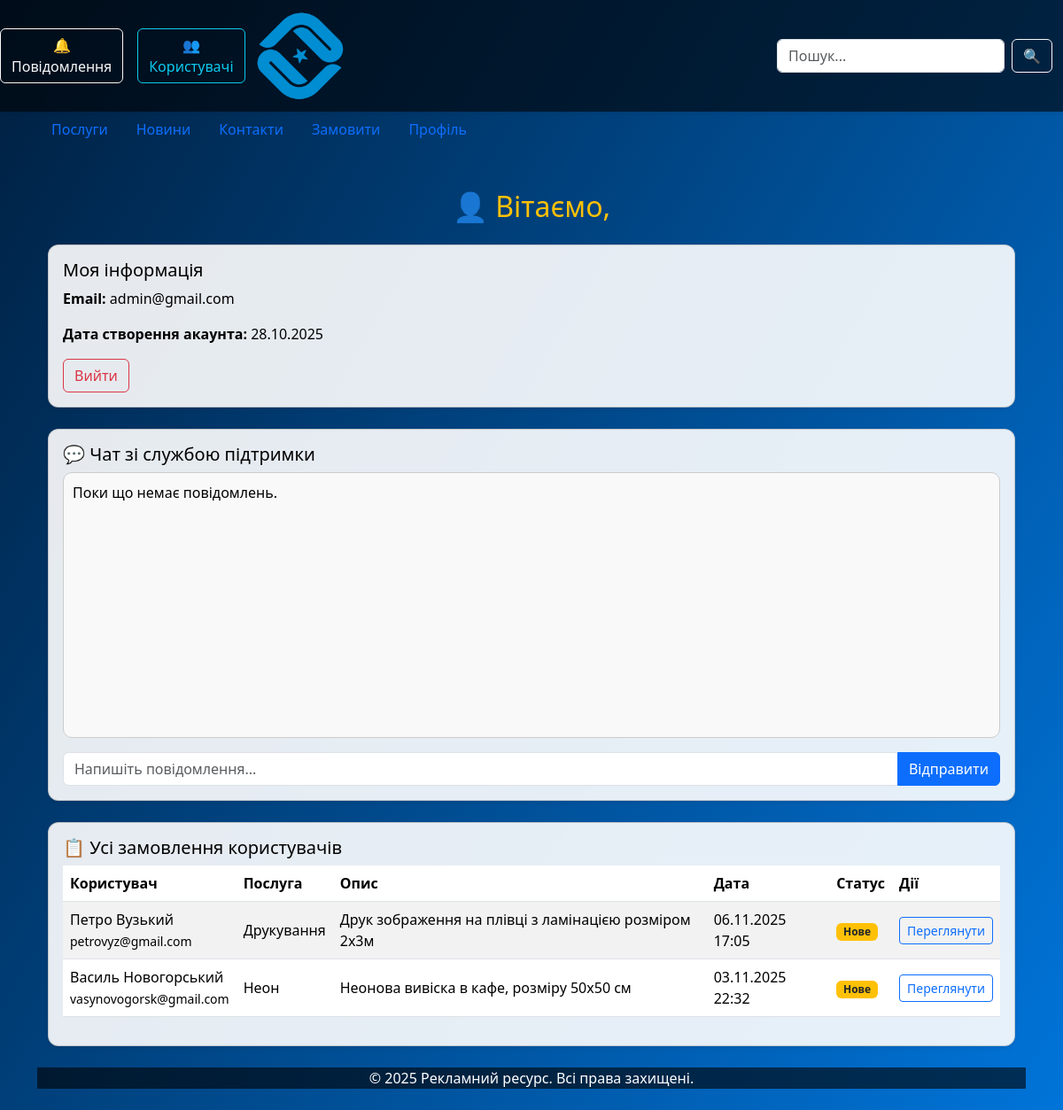
The page /profile/ (signed in) on the database as committed earlier.
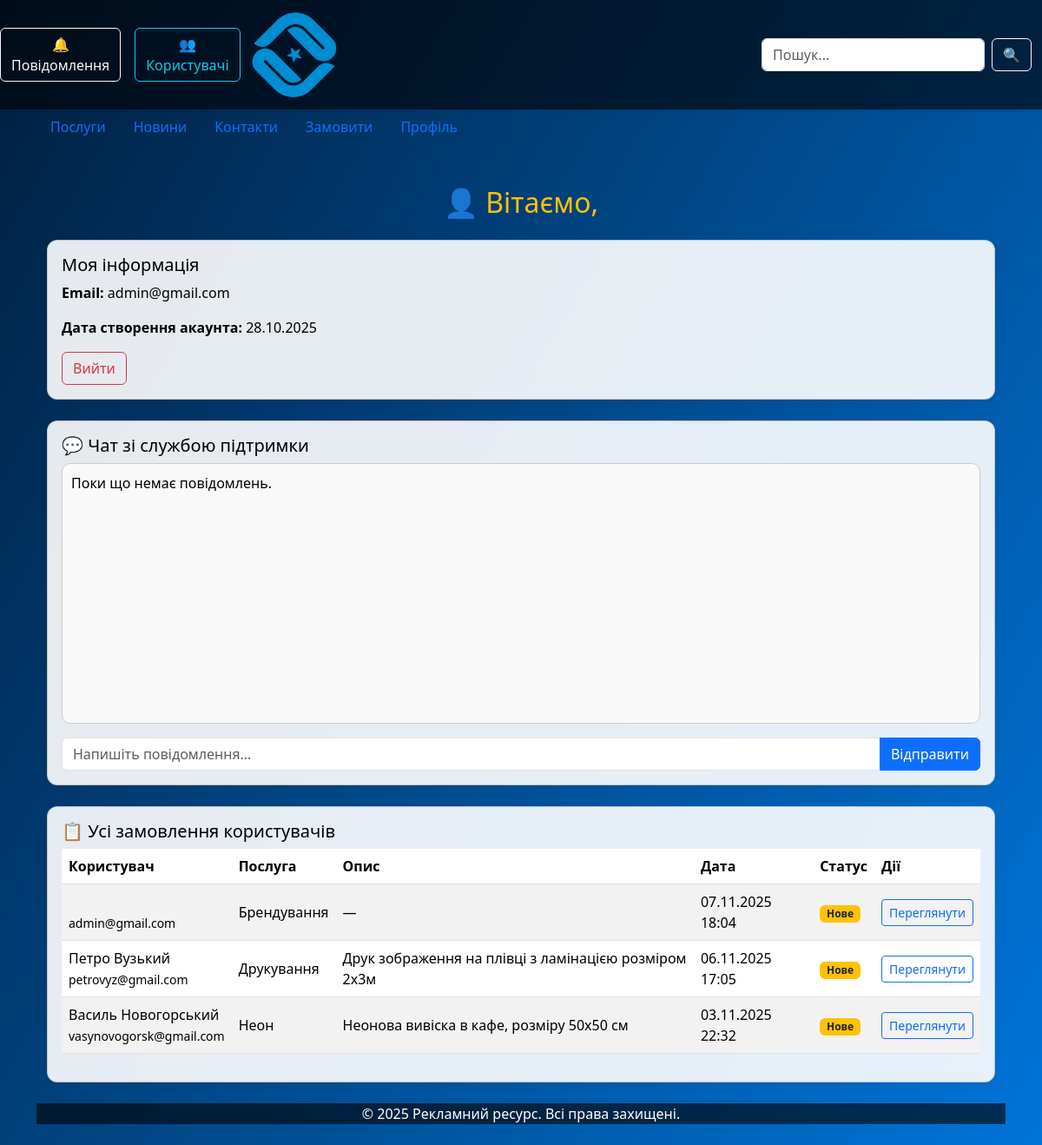
The same page on the database as committed later.
### main/models.py (models this page shows, shortened)
class ServiceOrder(models.Model):
    user = models.ForeignKey(User, on_delete=models.CASCADE, related_name="service_orders", verbose_name="Користувач")
    service = models.ForeignKey(Service, on_delete=models.CASCADE, verbose_name="Послуга")
    description = models.TextField(verbose_name="Додаткова інформація", blank=True, null=True)
    created_at = models.DateTimeField(auto_now_add=True, verbose_name="Дата замовлення")
    status = models.CharField(max_length=50, default="Нове", verbose_name="Статус")
    class Meta:
        verbose_name = "Замовлення послуги"
        verbose_name_plural = "Замовлення послуг"

class Service(models.Model):
    title = models.CharField(max_length=200, verbose_name="Назва послуги")
    description = models.TextField(verbose_name="Опис")
    image = models.ImageField(upload_to='services/', blank=True, null=True, verbose_name="Фото")
    class Meta:
        verbose_name = "Послуга"
        verbose_name_plural = "Послуги"

### main/views.py (the view, shortened to what this page needs)
# urls.py: path('profile/', views.profile_view, name='profile'),
@login_required
def profile_view(request):
    if request.user.is_staff:
        orders = ServiceOrder.objects.select_related('user', 'service').order_by('-created_at')
    else:
        orders = ServiceOrder.objects.filter(user=request.user).select_related('service').order_by('-created_at')
    chat_messages = SupportChat.objects.filter(user=request.user).order_by('created_at')
    return render(request, "profile.html", {
        "orders": orders,
        "chat_messages": chat_messages,
    })

### main/context_processors.py (called while the page is built)
def unread_messages(request):
    if request.user.is_authenticated and request.user.is_staff:
        count = SupportChat.objects.filter(is_read=False).count()
        return {'unread_messages_count': count}
    return {}

### main/templates/profile.html (shortened to what this page needs)
{% extends "base.html" %}
{% block content %}
<div class="container py-4">
  <h2 class="text-center text-warning mb-4">👤 Вітаємо, {{ request.user.first_name }} {{ request.user.last_name }}</h2>
  <div class="card shadow-sm mb-4">
    <div class="card-body">
      <h5 class="card-title">Моя інформація</h5>
      <p><strong>Email:</strong> {{ request.user.email }}</p>
      <p><strong>Дата створення акаунта:</strong> {{ request.user.date_joined|date:"d.m.Y" }}</p>
      <a href="{% url 'logout' %}" class="btn btn-outline-danger">Вийти</a>
    </div>
  </div>
  <div class="card shadow-sm mb-4">
    <div class="card-body">
      <h5 class="card-title">💬 Чат зі службою підтримки</h5>
      <div id="chat-box" style="height: 300px; overflow-y: auto; border: 1px solid #ccc; border-radius: 10px; padding: 10px; background: #f9f9f9;">
        {% for msg in chat_messages %}
          <div class="mb-2 {% if msg.is_admin %}text-end{% endif %}">
            <div style="display: inline-block; padding: 8px 12px; border-radius: 10px;
                        background-color: {% if msg.is_admin %}#003366; color: white;{% else %}#e6e6e6;{% endif %}">
              <small>
                {% if msg.is_admin %}<strong>Адмін:</strong>{% else %}<strong>Ви:</strong>{% endif %}
              </small>
              <div>{{ msg.message }}</div>
              <small class="text-muted" style="font-size: 0.8em;">{{ msg.created_at|date:"d.m.Y H:i" }}</small>
            </div>
          </div>
        {% empty %}
          <p>Поки що немає повідомлень.</p>
        {% endfor %}
      </div>
      <form method="post" class="mt-3">
        <div class="input-group">
          <input type="text" name="message" class="form-control" placeholder="Напишіть повідомлення..." required>
          <button class="btn btn-primary" type="submit">Відправити</button>
        </div>
      </form>
    </div>
  </div>
<div class="card shadow-sm mt-4">
  <div class="card-body">
    {% if request.user.is_staff %}
      <h5 class="card-title">📋 Усі замовлення користувачів</h5>
    {% else %}
      <h5 class="card-title">📦 Мої замовлення</h5>
    {% endif %}
    {% if orders %}
      <div class="table-responsive">
        <table class="table table-striped align-middle">
          <thead>
            <tr>
              {% if request.user.is_staff %}
                <th>Користувач</th>
              {% endif %}
              <th>Послуга</th>
              <th>Опис</th>
              <th>Дата</th>
              <th>Статус</th>
              <th>Дії</th>
            </tr>
          </thead>
          <tbody>
            {% for o in orders %}
              <tr>
                {% if request.user.is_staff %}
                  <td>{{ o.user.first_name }} {{ o.user.last_name }}<br><small>{{ o.user.email }}</small></td>
                {% endif %}
                <td>{{ o.service.title }}</td>
                <td>{{ o.description|default:"—" }}</td>
                <td>{{ o.created_at|date:"d.m.Y H:i" }}</td>
                <td>
                  <span class="badge {% if o.status == 'Нове' %}bg-warning text-dark{% elif o.status == 'В роботі' %}bg-info{% else %}bg-success{% endif %}">
                    {{ o.status }}
                  </span>
                </td>
                <td>
                  {% if request.user.is_staff %}
                    <a href="{% url 'admin_order_detail' o.id %}" class="btn btn-sm btn-outline-primary">
                      Переглянути
                    </a>
                  {% else %}
                    <a href="{% url 'user_order_detail' o.id %}" class="btn btn-sm btn-outline-secondary">
                      Детальніше
                    </a>
                  {% endif %}
                </td>
              </tr>
            {% endfor %}
          </tbody>
        </table>
      </div>
    {% else %}
      <p class="mt-3">Немає замовлень.</p>
    {% endif %}
  </div>
</div>
{% endblock %}

Rows that differ between the two databases and show on the page:
added ServiceOrder: user.email "admin@gmail.com", service "Брендування", description "—", created_at "07.11.2025 18:04", status "Нове"
